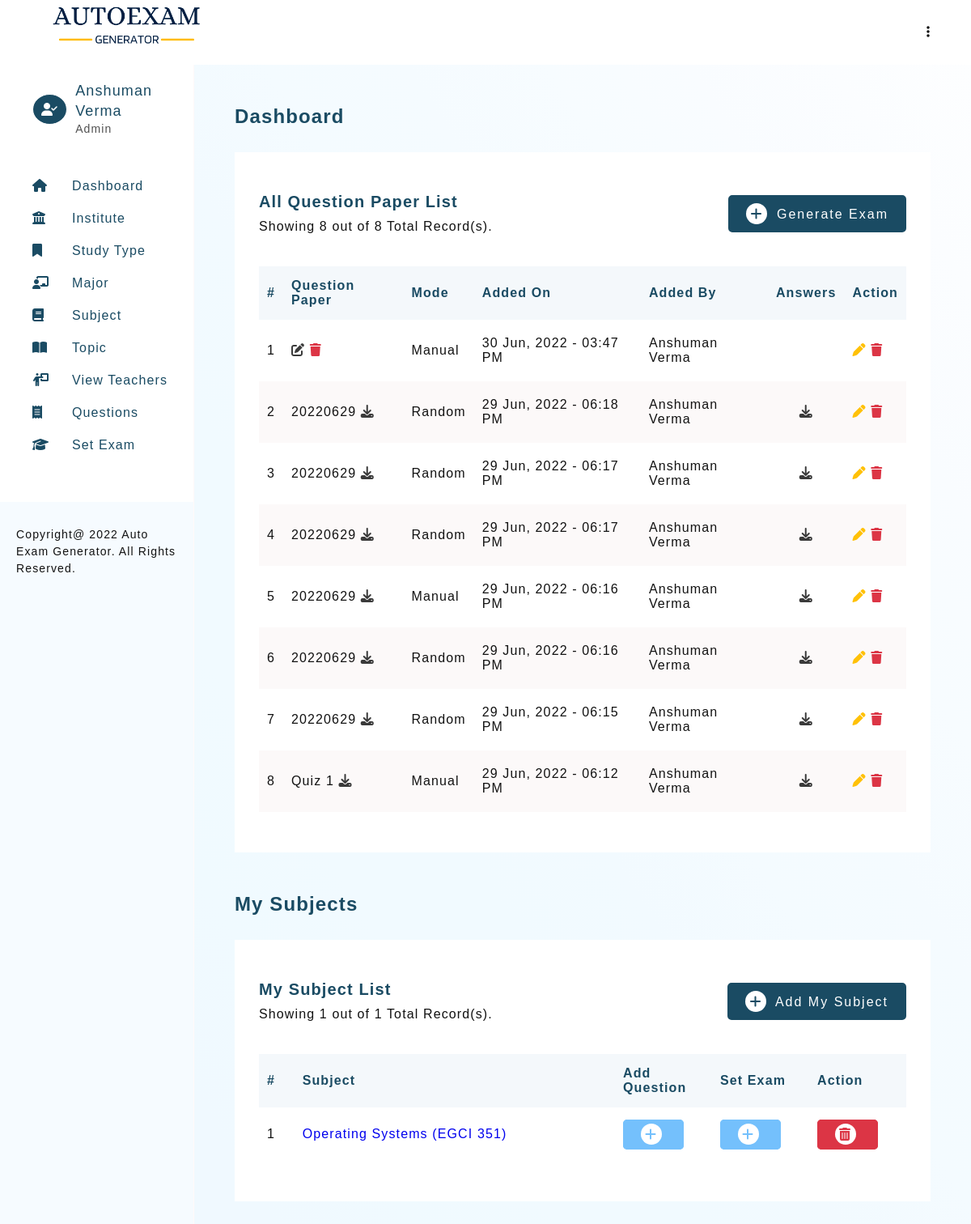
Screenshot of /autoexam/dashboard.php (signed in) with the database file from the repository.
### tables this page shows
CREATE TABLE `teacher_profile` (
  `teacher_id` int(11) NOT NULL,
  `teacher_firstname` varchar(30) NOT NULL,
  `teacher_lastname` varchar(30) NOT NULL,
  `email` varchar(50) DEFAULT NULL,
  `password` varchar(100) NOT NULL,
  `type` enum('Admin','Teacher') NOT NULL DEFAULT 'Teacher',
  `addedOn` datetime DEFAULT current_timestamp()
);

CREATE TABLE `exam` (
  `examId` int(11) NOT NULL,
  `instituteId` int(11) DEFAULT NULL,
  `studyId` int(11) DEFAULT NULL,
  `majorId` int(11) DEFAULT NULL,
  `subjectId` int(11) DEFAULT NULL,
  `examMode` enum('Manual','Random') DEFAULT NULL,
  `examName` varchar(100) DEFAULT NULL,
  `semester` varchar(12) DEFAULT NULL,
  `examAddedBy` int(11) DEFAULT NULL,
  `examAddedOn` datetime DEFAULT current_timestamp()
);

CREATE TABLE `teacher_subject_relation` (
  `teacherId` int(11) NOT NULL,
  `subjectId` int(11) NOT NULL
);

CREATE TABLE `subject_details` (
  `subject_id` int(11) NOT NULL,
  `subject_code` varchar(30) NOT NULL,
  `subject_name` text NOT NULL,
  `major_id` int(11) DEFAULT NULL,
  `subjectAddedBy` int(11) DEFAULT NULL,
  `subjectAddedOn` datetime DEFAULT current_timestamp()
);

### autoexam/includes/config.php (called while the page is built, shortened)
<?php
    $sitename = "Auto Exam Generator";

### autoexam/dashboard.php (the view, shortened to what this page needs)
<?php
    require_once './templates/header.php';
    $limit = 10;
    if(isset($_GET['page']))
    {
        $page = $_GET['page'];
    }
    else
    {
        $page  = 1;
    }
    $start = ($page * $limit) - $limit;
    $serialNo = $start + 1;
    $countExamQ = mysqli_query($connection, "SELECT count(`examId`) as total FROM exam  WHERE exam.examAddedBy = '$_SESSION[userId]'");
    $countExamR = mysqli_fetch_assoc($countExamQ);
    $noOfExams = $countExamR['total'];
    $examList = mysqli_query($connection,
        "SELECT * FROM exam
        LEFT JOIN teacher_profile ON teacher_profile.teacher_id = exam.examAddedBy
        WHERE exam.examAddedBy = '$_SESSION[userId]'
        ORDER BY exam.examId DESC
        LIMIT $start, $limit
        ");
?>
<section>
<h3 class="heading">Dashboard</h3>
    <div class="card">
        <div class="card-heading">
            <div>
                <h4 class="sub-heading">All Question Paper List</h4>
                <p class="desc">Showing <?php echo mysqli_num_rows($examList); ?> out of <?= $noOfExams;?> Total Record(s).</p>
            </div>
            <a href="setExam-1.php" class="btn btn-green"><i class="fa-solid fa-plus"></i> Generate Exam</a>
        </div>
        <div class="table-responsive">
            <table class="table">
                <thead>
                    <tr>
                        <th>#</th>
                        <th>Question Paper</th>
                        <th>Mode</th>
                        <th>Added On</th>
                        <th>Added By</th>
                        <th class="text-center">Answers</th>
                        <th>Action</th>
                    </tr>
                </thead>
                <tbody>
                <?php
                    if(mysqli_num_rows($examList) >= 1)
                    {
                        while ($exam = mysqli_fetch_assoc($examList))
                        {
                            $countExamTypesQ = mysqli_num_rows(mysqli_query($connection, "SELECT * FROM `exam_type` WHERE examId = '$exam[examId]'"));
                            $answerLink = '';
                            $delLink = "";
                            if($countExamTypesQ == 0)
                            {
                                $link = "<a class=\"text-dark\" title=\"Edit Exam Type\"
                                            href=\"setExam-3.php?examId=$exam[examId]\">
                                                <i class=\"fa-solid fa-edit\"></i>
                                        </a>";
                                $delLink = "<a class=\"text-red\" title=\"Edit Exam Type\"
                                             href=\"delete.php?delete_exam=$exam[examId]\">
                                                <i class=\"fa-solid fa-trash\"></i>
                                    </a>";
                            }
                            else
                            {
                                $countQuesQ = mysqli_num_rows(mysqli_query($connection, "SELECT * FROM `exam_questions` WHERE examId = '$exam[examId]'"));
                                if($countQuesQ == 0)
                                {
                                    if($exam['examMode'] == 'Random')
                                    {
                                        $link = "<a class=\"text-dark\" title=\"Edit Exam Questions\"
                                            href=\"setExam-4-Random.php?examId=$exam[examId]\">
                                                <i class=\"fa-solid fa-edit\"></i>
                                        </a>";
                                        $delLink = "<a class=\"text-red\" title=\"Edit Exam Type\"
                                                href=\"delete.php?delete_exam=$exam[examId]\">
                                                <i class=\"fa-solid fa-trash\"></i>
                                    </a>";
                                    }
                                    elseif($exam['examMode'] == 'Manual')
                                    {
                                        $link = "<a class=\"text-dark\" title=\"Edit Exam Questions\"
                                            href=\"setExam-4.php?examId=$exam[examId]\">
                                                <i class=\"fa-solid fa-edit\"></i>
                                        </a>";
                                        $delLink = "<a class=\"text-red\" title=\"Edit Exam Type\"
                                                    href=\"delete.php?delete_exam=$exam[examId]\">
                                                    <i class=\"fa-solid fa-trash\"></i>
                                        </a>";
                                    }
                                }
                                else
                                {
                                    $link = "<a class=\"text-dark\" title=\"Download Question Paper\"
                                            href=\"preview.php?exam_id=$exam[examId]&&type=question&&examMode=$exam[examMode]\">
                                                <i class=\"fa-solid fa-download\"></i>
                                        </a>";
                                    $answerLink = "<a class=\"text-dark\" title=\"Download Answers\"
                                                    href=\"preview.php?exam_id=$exam[examId]&&type=answer&&examMode=$exam[examMode]\">
                                                        <i class=\"fa-solid fa-download\"></i>
                                                </a>";
                                }
                            }
                            echo " <tr>
                                    <td>$serialNo</td>
                                    <td>
                                        <span id=\"examName$exam[examId]\" contenteditable=\"true\" onblur=\"updateExamName($exam[examId], this.innerText)\">$exam[examName]</span>
                                        $link
                                        $delLink
                                    </td>
                                    <td>$exam[examMode]</td>
                                    <td>".date("d M, Y - h:i A", strtotime($exam['examAddedOn']))."</td>
                                    <td>$exam[teacher_firstname] $exam[teacher_lastname]</td>
                                    <td class=\"text-center\">
                                        $answerLink
                                    </td>
                                    <td>
                                        <a href=\"setExam-4.php?examId=$exam[examId]&&mode=$exam[examMode]\" class=\"text-edit\"><i class=\"fa fa-pen\"></i></a>
                                        <a class=\"text-red\" title=\"Edit Exam Type\"
                                                    href=\"delete.php?delete_exam=$exam[examId]\">
                                                    <i class=\"fa-solid fa-trash\"></i>
                                        </a>
                                    </td>
                                </tr>";
                            $serialNo++;
                        }
                    }
                    else
                    {
                        echo "<tr><td colspan=\"5\">No Record found</td></tr>";
                    }
                ?>
                </tbody>
            </table>
        </div>
    </div>
<?php
    $limit = 10;
    if(isset($_GET['page']))
    {
        $page = $_GET['page'];
    }
    else
    {
        $page  = 1;
    }
    $start = ($page * $limit) - $limit;
    $serialNo = $start + 1;
    $countSubjectsQ = mysqli_query($connection, "SELECT count(subjectId) as total FROM `teacher_subject_relation` WHERE teacherId = '$_SESSION[userId]'  ");
    $countSubjectR = mysqli_fetch_assoc($countSubjectsQ);
    $noOfSubjects = $countSubjectR['total'];
    $subjectQuery = mysqli_query($connection,
    "SELECT * FROM `teacher_subject_relation`
    LEFT JOIN `subject_details` ON `subject_details`.`subject_id`  =  `teacher_subject_relation`.`subjectId`
    LEFT JOIN `major` ON `major`.`major_id` = `subject_details`.`major_id`
    LEFT JOIN `type_of_study` ON `type_of_study`.`type_of_study_id` = `major`.`type_of_study_id`
    LEFT JOIN `institute` ON `institute`.`institute_id` = `type_of_study`.`institute_id`
    WHERE `teacher_subject_relation`.`teacherId` = '$_SESSION[userId]'
    ORDER BY `subject_details`.`subject_name` DESC
    LIMIT $start, $limit
    ");
?>
<h3 class="heading" style="margin-top: 50px;">My Subjects</h3>
<div class="card">
    <div class="card-heading">
        <div>
            <h4 class="sub-heading">My Subject List</h4>
            <p class="desc">Showing <?php echo mysqli_num_rows($subjectQuery); ?> out of <?= $noOfSubjects;?> Total Record(s).</p>
        </div>
        <?php
            if($_SESSION['userType'] == 'Admin')
            {
        ?>
            <a href="add-subject-1.php?teacher=<?= $_SESSION['userId'];?>" class="btn btn-green"><i class="fa-solid fa-plus"></i> Add My Subject</a>
        <?php
            }
        ?>
    </div>
    <div class="table-responsive">
        <table class="table">
            <thead>
                <tr>
                    <th>#</th>
                    <th>Subject</th>
                    <th width="15%">Add Question</th>
                    <th width="15%">Set Exam</th>
                    <?php
            if($_SESSION['userType'] == 'Admin')
            {
        ?>
                    <th width="15%">Action</th>
                    <?php
            }
                    ?>
                </tr>
            </thead>
            <tbody>
                <?php
                    if(mysqli_num_rows($subjectQuery) > 0)
                    {
                        while ($subject = mysqli_fetch_assoc($subjectQuery))
                        {
                            echo "
                                <tr>
                                    <td>$serialNo</td>
                                    <td><a href=\"subject-detail.php?subject=$subject[subject_id]\">$subject[subject_name] ($subject[subject_code])</a></td>
                                    <td>
                                        <a href=\"question-2.php?institute=$subject[institute_id]&&study=$subject[type_of_study_id]&&major=$subject[major_id]&&subject=$subject[subject_id]\"  class=\"btn btn-info\"><i class=\"fa-solid fa-plus\"></i></a>
                                    </td>
                                    <td>
                                        <a href=\"setExam-2.php?institute=$subject[institute_id]&&study=$subject[type_of_study_id]&&major=$subject[major_id]&&subject=$subject[subject_id]\"  class=\"btn btn-info\"><i class=\"fa-solid fa-plus\"></i></a>
                                    </td>";
                                    if($_SESSION['userType'] == 'Admin')
                                    {
                                        echo "<td>
                                                <a href=\"delete.php?delete_teacher_subject=$subject[subject_id]\"  class=\"btn btn-delete\"><i class=\"fa-solid fa-trash-can\"></i></a>
                                        </td>";
                                    }
                    echo   "</tr>";
                            $serialNo++;
                        }
                    }
                    else
                    {
                        echo "<tr><td colspan=\"7\">0 Record found.</td></tr>";
                    }
                ?>
            </tbody>
        </table>
    </div>
</div>
</section>
<?php
    require_once './templates/footer.php';
?>

### autoexam/templates/header.php (shortened to what this page needs)
<?php
    require './includes/config.php';
    require_once './includes/connection.php';
    if(isset($_SESSION['user']))
    {
        $userQuery = mysqli_query($connection, "SELECT * FROM teacher_profile WHERE email = '$_SESSION[user]'");
        $userRow = mysqli_fetch_assoc($userQuery);
    }
?>
<!DOCTYPE html>
<html lang="en">
<head>
    <link rel="stylesheet" href="./assets/css/main.css">
    <link rel="stylesheet" href="./assets/css/style.css">
    <link rel="stylesheet" href="https://cdnjs.cloudflare.com/ajax/libs/font-awesome/6.1.1/css/all.min.css">
</head>
<body>
    <header class="admin-header">
        <h1 class="title">
            <img src="./assets/images/logo.png" alt="Auto Exam Generator" height="60px">
        </h1>
        <div>
            <ul>
                <li class="dropmenu">
                    <a href="#"><i class="fa-solid fa-ellipsis-vertical"></i></a>
                </li>
            </ul>
        </div>
    </header>
    <aside id="asideMenu">
        <div class="profile-header" id="profile-header2">
            <?php
                if($_SESSION['userType'] == 'Admin')
                {
                    echo "<i class=\"fa-solid fa-user-check\"></i>";
                }
                else
                {
                    echo "<i class=\"fa-solid fa-user\"></i>";
                }
            ?>
            <div>
                <h2>
                    <?=
                        $userRow['teacher_firstname'] ." ". $userRow['teacher_lastname']
                    ?>
                </h2>
                <p> <?=  $_SESSION['userType']; ?> </p>
            </div>
        </div>
        <section id="nav-header">
            <nav>
                <ul class="navbar">
                    <li><a href="dashboard.php"><i class="fa-solid fa-house"></i><span>Dashboard</span></a></li>
                            <li><a href="institute-view.php"><i class="fa-solid fa-building-columns"></i><span>Institute</span></a></li>
                            <li><a href="studyType-view.php"><i class="fa-solid fa-bookmark"></i><span>Study Type</span></a></li>
                            <li><a href="major-view.php"><i class="fa-solid fa-chalkboard-user"></i><span>Major</span></a></li>
                            <li><a href="subject-view.php"><i class="fa-solid fa-book"></i><span>Subject</span></a></li>
                            <li><a href="topic-view.php"><i class="fa-solid fa-book-open"></i><span>Topic</span></a></li>
                    <?php
                        if($_SESSION['userType'] == 'Admin')
                        {
                    ?>
                            <li><a href="teacher-view.php"><i class="fa-solid fa-person-chalkboard"></i><span>View Teachers</span></a></li>
                    <?php
                        }
                    ?>
                    <li><a href="question-view.php"><i class="fa-solid fa-receipt"></i><span>Questions</span></a></li>
                    <li><a href="setExam-1.php"><i class="fa-solid fa-graduation-cap"></i><span>Set Exam</span></a></li>
                </ul>
            </nav>
        </section>
        <footer class="copyright">Copyright@
            <?= date("Y"); ?>
            <?= $sitename; ?>. All Rights Reserved.
        </footer>
    </aside>
    <main>

### rows the page displays
teacher_profile: teacher_firstname "Anshuman", teacher_lastname "Verma"
exam: examMode "Manual", examAddedOn "30 Jun, 2022 - 03:47 PM", examAddedBy.teacher_firstname "Anshuman", examAddedBy.teacher_lastname "Verma"
exam: examName "20220629", examMode "Random", examAddedOn "29 Jun, 2022 - 06:18 PM", examAddedBy.teacher_firstname "Anshuman", examAddedBy.teacher_lastname "Verma"
exam: examName "20220629", examMode "Random", examAddedOn "29 Jun, 2022 - 06:17 PM", examAddedBy.teacher_firstname "Anshuman", examAddedBy.teacher_lastname "Verma"
exam: examName "20220629", examMode "Random", examAddedOn "29 Jun, 2022 - 06:17 PM", examAddedBy.teacher_firstname "Anshuman", examAddedBy.teacher_lastname "Verma"
exam: examName "20220629", examMode "Manual", examAddedOn "29 Jun, 2022 - 06:16 PM", examAddedBy.teacher_firstname "Anshuman", examAddedBy.teacher_lastname "Verma"
exam: examName "20220629", examMode "Random", examAddedOn "29 Jun, 2022 - 06:16 PM", examAddedBy.teacher_firstname "Anshuman", examAddedBy.teacher_lastname "Verma"
exam: examName "20220629", examMode "Random", examAddedOn "29 Jun, 2022 - 06:15 PM", examAddedBy.teacher_firstname "Anshuman", examAddedBy.teacher_lastname "Verma"
exam: examName "Quiz 1", examMode "Manual", examAddedOn "29 Jun, 2022 - 06:12 PM", examAddedBy.teacher_firstname "Anshuman", examAddedBy.teacher_lastname "Verma"
teacher_subject_relation: subjectId.subject_name "Operating Systems", subjectId.subject_code "EGCI 351"

### other values shown
$_SESSION['userType'] "Admin"
$sitename "Auto Exam Generator"
mysqli_num_rows($examList) "8"
$noOfExams "8"
mysqli_num_rows($subjectQuery) "1"
$noOfSubjects "1"
